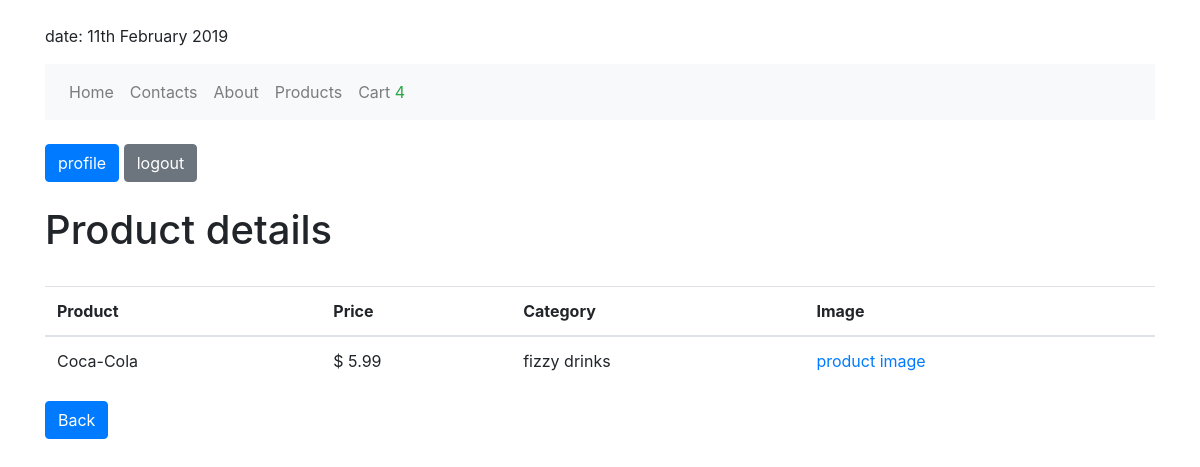
/products/1/ (signed in), run on the app's committed database.
### products/models.py (models this page shows, shortened)
class Product(models.Model):
    title = models.CharField(max_length=255)
    price = models.DecimalField(max_digits=10000, decimal_places=2)
    image = models.ImageField(
        upload_to='products_img/',
        blank=True,
        null=True
    )
    description = models.TextField(blank=True, null=True)
    category = models.ForeignKey(Category, on_delete=models.CASCADE)

class Category(models.Model):
    category_name = models.CharField(max_length=50, null=True)
    def __str__(self):
        return self.category_name

### products/views.py (the view)
# urls.py: path('<int:id>/', product_details_view, name='product-details')
def product_details_view(request ,id):
    product = get_object_or_404(Product, id=id)
    context = {
        "product": product
    }
    return render(request, "products/product_details.html", context)

### shopping_cart/context_processors.py (called while the page is built)
def cart_processor(request):
    if request.user.is_authenticated:
        user_cart = ShoppingCart.objects.filter(user=request.user)
        total_quantity = 0
        for order in user_cart:
            total_quantity += order.quantity
        return {'total_quantity': total_quantity}
    else:
        return {'total_quantity': 0}

### products/templates/products/product_details.html
{% extends 'base.html' %}
{% block content %}
    <h1>Product details</h1>
    <br>
    <table class="table">
        <thead>
            <tr>
                <th>Product</th>
                <th>Price</th>
                <th>Category</th>
                <th>Image</th>
            </tr>
        </thead>
        <tbody>
            <tr>
                <td>{{ product.title }}</td>
                <td>$ {{ product.price }}</td>
                <td>{{ product.category }}</td>
                <td><a href="{{ product.image.url }}">product image</a></td>
            </tr>
        </tbody>
    </table>
    <a href="{% url 'products:products-list' 'all' %}">
        <button class="btn btn-primary">
            Back
        </button>
    </a>
{% endblock %}

### data on the page
Product: title "Coca-Cola", price "5.99", category "fizzy drinks"

### other printed values
{{ total_quantity }} "4"
